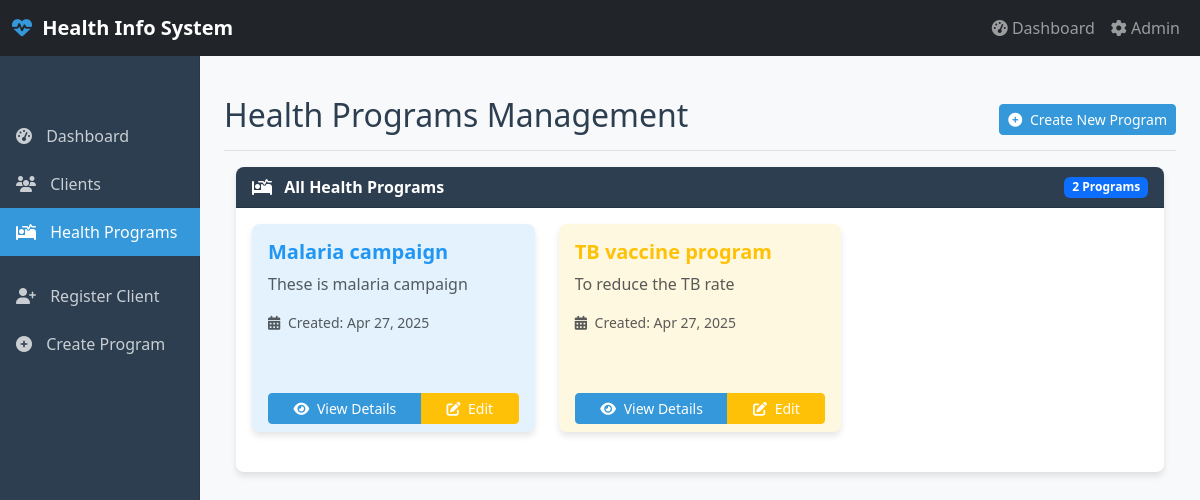
Page /programs/ on the earlier database version.
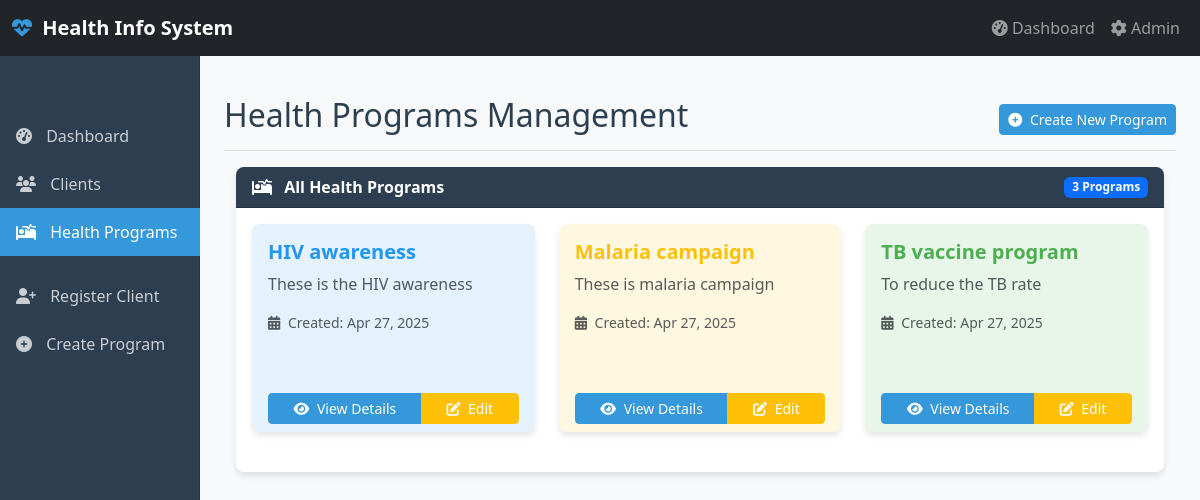
Same page on the later database version.
### core/models.py (models this page shows, shortened)
class HealthProgram(models.Model):
    id = models.UUIDField(primary_key=True, default=uuid.uuid4, editable=False)
    name = models.CharField(max_length=100)
    description = models.TextField(blank=True)
    created_at = models.DateTimeField(auto_now_add=True)
    updated_at = models.DateTimeField(auto_now=True)
    class Meta:
        ordering = ['name']

### core/views.py (the view)
# urls.py: path('programs/', views.program_list, name='program_list'),
def program_list(request):
    programs = HealthProgram.objects.all()
    context = {'programs': programs}
    return render(request, 'program/list.html', context)

### core/templates/program/list.html (shortened to what this page needs)
{% extends 'base.html' %}
{% block page_header %}Health Programs Management{% endblock %}
{% block page_actions %}
<div class="btn-group">
    <a href="{% url 'program_create' %}" class="btn btn-sm btn-primary">
        <i class="fas fa-plus-circle me-1"></i> Create New Program
    </a>
</div>
{% endblock %}
{% block content %}
<div class="row">
    <div class="col-12" data-aos="fade-up">
        <div class="card">
            <div class="card-header">
                <div class="d-flex justify-content-between align-items-center">
                    <span><i class="fas fa-procedures me-2"></i> All Health Programs</span>
                    <span class="badge bg-primary">{{ programs.count }} Programs</span>
                </div>
            </div>
            <div class="card-body">
                <div class="row">
                    {% for program in programs %}
                    <div class="col-md-4 mb-4" data-aos="fade-up" data-aos-delay="{{ forloop.counter|add:100 }}">
                        <div class="card h-100 program-card">
                            <div class="card-body">
                                <h5 class="card-title">{{ program.name }}</h5>
                                <p class="card-text text-muted">{{ program.description|truncatechars:100 }}</p>
                                <p class="small text-muted">
                                    <i class="fas fa-calendar-alt me-1"></i> Created: {{ program.created_at|date:"M d, Y" }}
                                </p>
                            </div>
                            <div class="card-footer bg-transparent">
                                <div class="btn-group w-100">
                                    <a href="{% url 'program_detail' pk=program.id %}" class="btn btn-sm btn-primary">
                                        <i class="fas fa-eye me-1"></i> View Details
                                    </a>
                                    <a href="{% url 'program_update' pk=program.id %}" class="btn btn-sm btn-warning text-white">
                                        <i class="fas fa-edit me-1"></i> Edit
                                    </a>
                                </div>
                            </div>
                        </div>
                    </div>
                    {% endfor %}
                </div>
            </div>
        </div>
    </div>
</div>
{% endblock %}

Differences in the rows shown:
added HealthProgram: name "HIV awareness", description "These is the HIV awareness", created_at "Apr 27, 2025"
Other differences:
{{ programs.count }}: "2" → "3"
